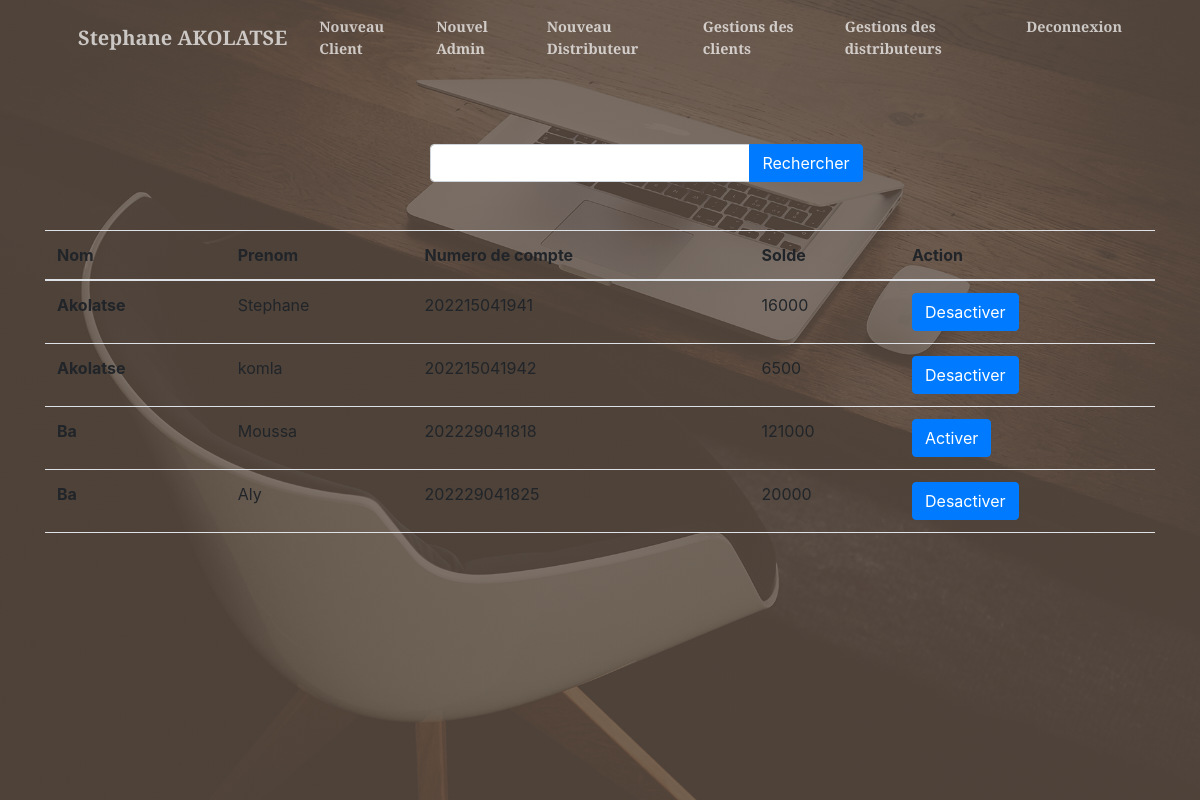
The app's page /admin/gestion/compte with its own data.
### app.py (models this page shows, shortened)
class User(db.Model):
    __tablename__ = "user"
    id = db.Column(db.Integer, primary_key = True)
    nom = db.Column(db.String(50), nullable = False)
    prenom = db.Column(db.String(100), nullable = False)
    login = db.Column(db.String(50), nullable=True)
    password = db.Column(db.Text, nullable=False)
    type = db.Column(db.String(50))
    __mapper_args__ = {
        'polymorphic_identity':'user',
        'polymorphic_on':type
    }

class Client(User):
    __tablename__ = "client"
    id = db.Column(db.Integer, db.ForeignKey('user.id'), primary_key=True)
    telephone = db.Column(db.String(50),nullable = False)
    numero = db.Column(db.String(50),nullable = False)
    code = db.Column(db.String(50),nullable = False)
    solde = db.Column(db.Integer,nullable = False)
    etat = db.Column(db.Boolean, nullable=False)
    createur_id = db.Column(db.Integer,nullable = False)
    transactions = db.relationship('Recharge',backref='client',lazy=True)
    codes = db.relationship('Code',backref='client',lazy=True)
    envois = db.relationship('Envoi',backref='envoyeur',lazy=True)
    receptions = db.relationship('Reception',backref='receveur',lazy=True)
    __mapper_args__ = {
        'polymorphic_identity':'client',
    }

class User(db.Model):
    __tablename__ = "user"
    id = db.Column(db.Integer, primary_key = True)
    nom = db.Column(db.String(50), nullable = False)
    prenom = db.Column(db.String(100), nullable = False)
    login = db.Column(db.String(50), nullable=True)
    password = db.Column(db.Text, nullable=False)
    type = db.Column(db.String(50))
    __mapper_args__ = {
        'polymorphic_identity':'user',
        'polymorphic_on':type
    }

### app.py (the view, shortened to what this page needs)
@app.route('/admin/gestion/compte',methods = ["GET","POST"])
def gestionComptes():
    listUsers= Client.query.all()
    form = SearchAccountForm()
    return render_template("admin.gestion.client.html",form=form,users=listUsers)

### forms.py
class SearchAccountForm(FlaskForm):
    numero= StringField("Numero", validators=[DataRequired()])
    submit = SubmitField("Rechercher")

### templates/admin.gestion.client.html (shortened to what this page needs)
{% extends 'base.admin.html' %}
{% block content %}
<br>
<br>
<br>
    <div class="container">
        <form method="POST">
            <div class="input-group rounded col-sm-5 offset-4 mb-5">
                {{ form.numero (class = "form-control") }}
                {{ form.submit (class = "btn btn-primary")}}
            </div>
        </form>
        <table class="table">
            <thead>
            <tr>
                <th scope="col">Nom</th>
                <th scope="col">Prenom</th>
                <th scope="col">Numero de compte</th>
                <th scope="col">Solde</th>
                <th scope="col">Action</th>
            </tr>
            </thead>
            <tbody>
            {% for item in users %}
            <tr>
                <th scope="row">{{item.nom}}</th>
                <td>{{item.prenom}}</td>
                <td>{{item.numero}}</td>
                <td>{{item.solde}}</td>
                <td><a href="{{url_for('changeAccountState',id=item.id)}}"><button type="button" class="btn btn-primary">{% if item.etat %}Desactiver{% else %}Activer{% endif %}</button></a></td>
            </tr>
            {% endfor %}
            </tbody>
        </table>
    </div>
{% endblock %}

### templates/base.admin.html (shortened to what this page needs)
<!doctype html>
<html lang="en">
  <head>
        <link href="https://cdn.jsdelivr.net/npm/bootstrap-icons@1.5.0/font/bootstrap-icons.css" rel="stylesheet" />
        <link href="https://cdnjs.cloudflare.com/ajax/libs/SimpleLightbox/2.1.0/simpleLightbox.min.css" rel="stylesheet" />
        <link href="{{url_for('static',filename='start/css/styles.css')}}" rel="stylesheet" />
    <link rel="stylesheet" href="https://stackpath.bootstrapcdn.com/bootstrap/4.3.1/css/bootstrap.min.css">
  </head>
  <body>
    <nav class="navbar navbar-expand-lg navbar-light fixed-top py-3" id="mainNav">
        <div class="container px-4 px-lg-5">
            <a class="navbar-brand" href="#page-top">Stephane AKOLATSE</a>
            <div class="collapse navbar-collapse" id="navbarResponsive">
                <ul class="navbar-nav ms-auto my-2 my-lg-0">
                    <li class="nav-item"><a class="nav-link" href="{{url_for('addClient')}}">Nouveau Client</a></li>
                    <li class="nav-item"><a class="nav-link" href="{{url_for('addAdmin')}}">Nouvel Admin</a></li>
                    <li class="nav-item"><a class="nav-link" href="{{url_for('addDistributeur')}}">Nouveau Distributeur</a></li>
                    <li class="nav-item"><a class="nav-link" href="{{url_for('gestionComptes')}}">Gestions des clients</a></li>
                    <li class="nav-item"><a class="nav-link" href="{{url_for('gestionDistributeurs')}}">Gestions des distributeurs</a></li>
                    <li class="nav-item"><a class="nav-link" href="{{url_for('logout')}}">Deconnexion</a></li>
                </ul>
            </div>
        </div>
    </nav>
    <header class="masthead">
        {% block content %}
        {% endblock content %}
    </header>
  </body>
</html>

### records on screen
Client: nom "Akolatse", prenom "Stephane", numero "202215041941", solde "16000", etat "Desactiver"
Client: nom "Akolatse", prenom "komla", numero "202215041942", solde "6500", etat "Desactiver"
Client: nom "Ba", prenom "Moussa", numero "202229041818", solde "121000", etat "Activer"
Client: nom "Ba", prenom "Aly", numero "202229041825", solde "20000", etat "Desactiver"
